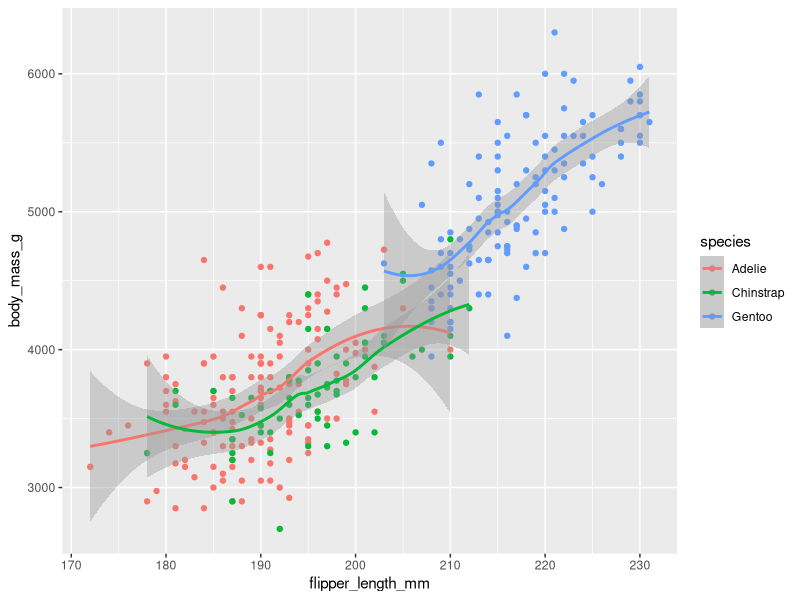

Generate this figure with R:
## ---- chunk 1
library(tidyverse)
library(palmerpenguins)
library(dplyr)
library(ggplot2)
## ---- chunk 2
data(penguins)
df = penguins
## ---- chunk 3
View(df)
## ---- chunk 4
head(df)
colnames(df)
## ---- chunk 5
df %>% 
  distinct(species)

df %>% 
  distinct(island)

df %>% 
  n_distinct(.$species)
## ---- chunk 6
ggplot(data = df, mapping = aes(x = flipper_length_mm, y = body_mass_g, color = species)) +
  geom_point() + 
  geom_smooth()
